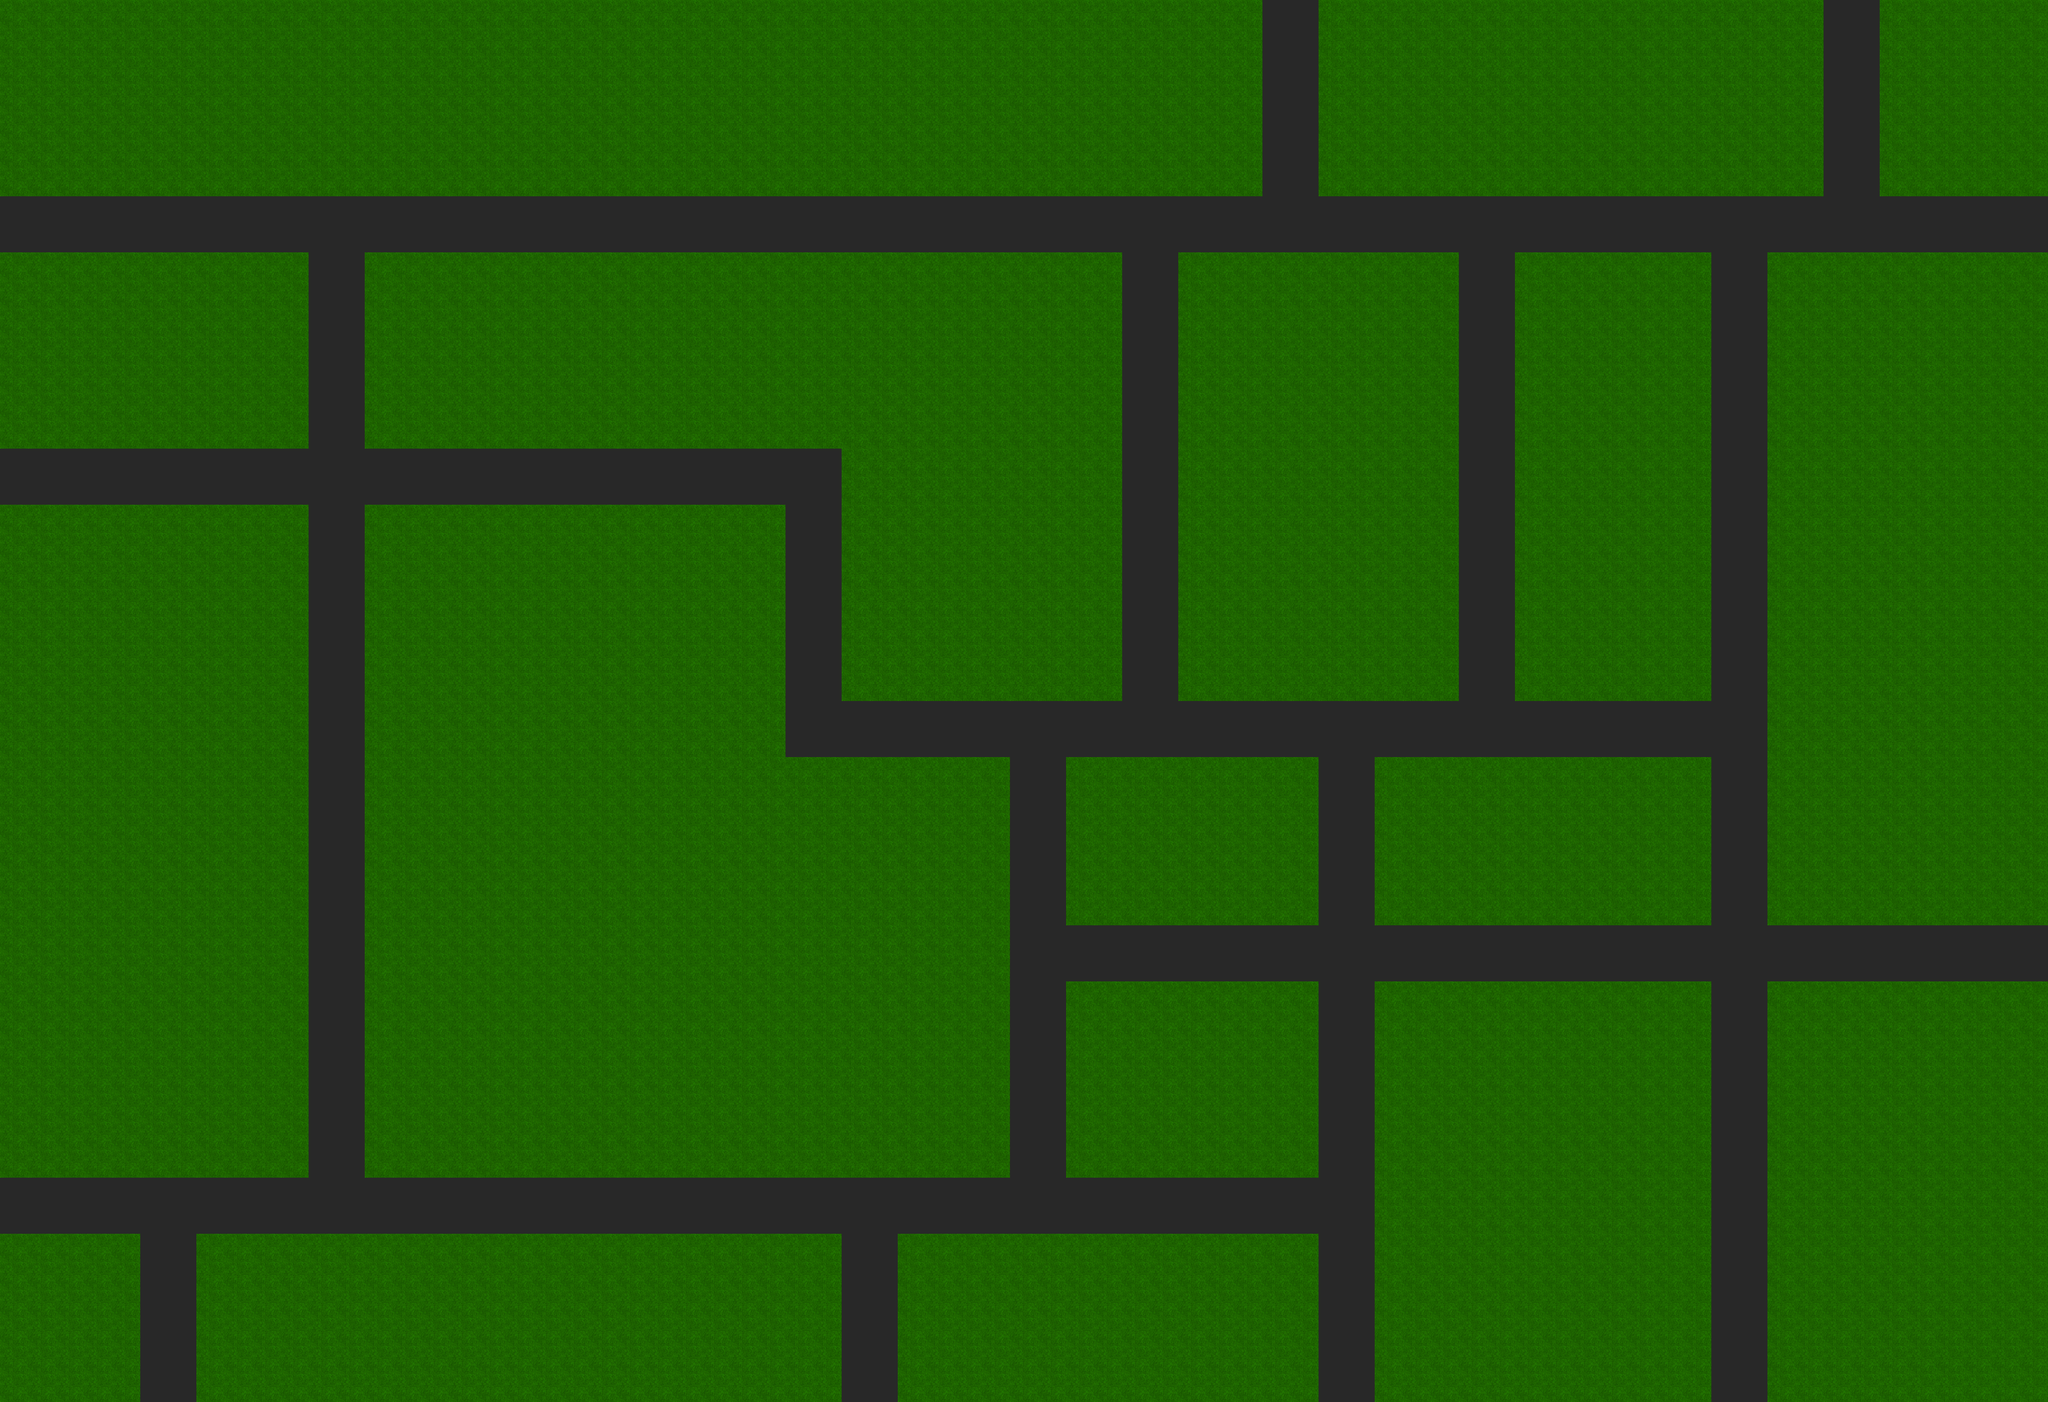

Rendered tile map (Tiled .tmx) drawn with the repository's tilesets; below, a short description and the map source with its tile grids summarised:
An orthogonal 73x50 tile map with 64x64 px tiles, 2 tile layers (Tile Layer 2, ROADS), 2 tilesets.

<map version="1.2" tiledversion="1.3.1" orientation="orthogonal" renderorder="left-up" compressionlevel="0" width="73" height="50" tilewidth="64" tileheight="64" infinite="0" nextlayerid="6" nextobjectid="1">
 <editorsettings>
  <export target="map-two-layer-new.tmx" format="tmx" />
 </editorsettings>
 <tileset firstgid="1" name="road.tsx" tilewidth="64" tileheight="64" tilecount="1" columns="1">
  <image source="road.png" width="64" height="64" />
 </tileset>
 <tileset firstgid="2" name="grass.tsx" tilewidth="64" tileheight="64" tilecount="1" columns="1">
  <image source="grass.png" width="64" height="64" />
 </tileset>
 <layer id="5" name="Tile Layer 2" width="73" height="50">
  <data>[3650 cells, 3650 non-empty, 1 distinct tile ids]</data>
 </layer>
 <layer id="4" name="ROADS" width="73" height="50">
  <data>[3650 cells, 968 non-empty, 2 distinct tile ids]</data>
 </layer>
</map>
